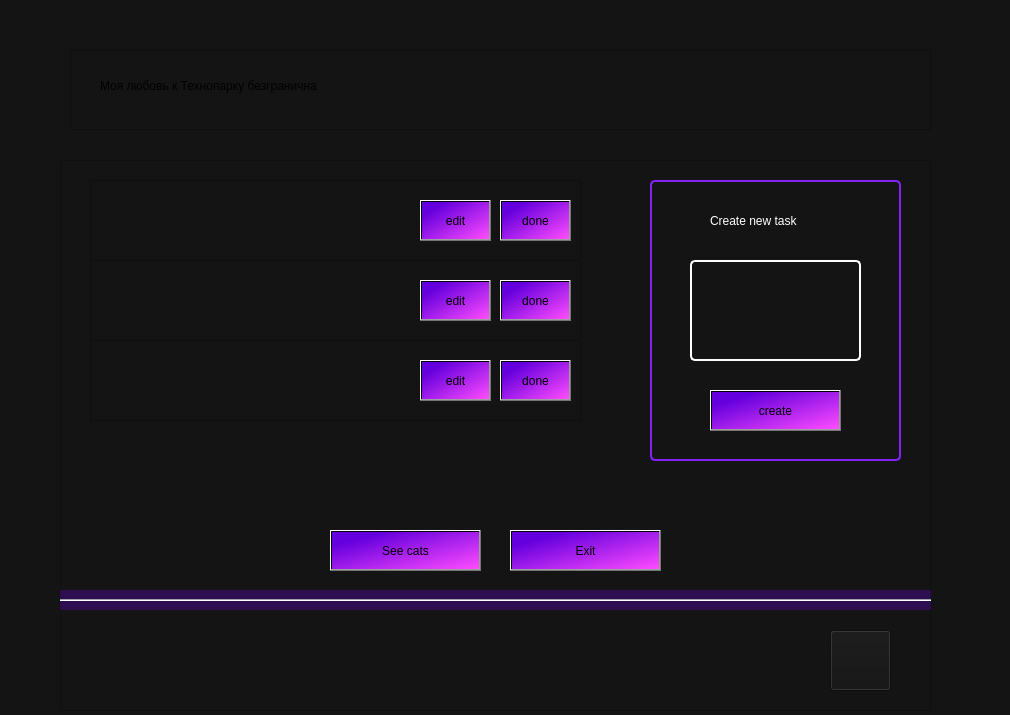
<?xml version="1.0" encoding="UTF-8"?>
<ui version="4.0">
 <class>planWindow</class>
 <widget class="QDialog" name="planWindow">
  <property name="geometry">
   <rect>
    <x>0</x>
    <y>0</y>
    <width>1010</width>
    <height>715</height>
   </rect>
  </property>
  <property name="windowTitle">
   <string>Dialog</string>
  </property>
  <property name="styleSheet">
   <string notr="true">background-color:rgb(20, 20, 20)</string>
  </property>
  <widget class="QFrame" name="quoteFrame">
   <property name="geometry">
    <rect>
     <x>70</x>
     <y>50</y>
     <width>861</width>
     <height>80</height>
    </rect>
   </property>
   <property name="frameShape">
    <enum>QFrame::StyledPanel</enum>
   </property>
   <property name="frameShadow">
    <enum>QFrame::Raised</enum>
   </property>
   <widget class="QLabel" name="quote">
    <property name="geometry">
     <rect>
      <x>30</x>
      <y>10</y>
      <width>761</width>
      <height>51</height>
     </rect>
    </property>
    <property name="styleSheet">
     <string notr="true"/>
    </property>
    <property name="text">
     <string>Моя любовь к Технопарку безгранична</string>
    </property>
   </widget>
   <widget class="QLabel" name="heart">
    <property name="geometry">
     <rect>
      <x>790</x>
      <y>15</y>
      <width>55</width>
      <height>41</height>
     </rect>
    </property>
    <property name="text">
     <string/>
    </property>
   </widget>
  </widget>
  <widget class="QFrame" name="frame">
   <property name="geometry">
    <rect>
     <x>60</x>
     <y>160</y>
     <width>871</width>
     <height>551</height>
    </rect>
   </property>
   <property name="frameShape">
    <enum>QFrame::StyledPanel</enum>
   </property>
   <property name="frameShadow">
    <enum>QFrame::Raised</enum>
   </property>
   <widget class="QPushButton" name="see_cats">
    <property name="geometry">
     <rect>
      <x>270</x>
      <y>370</y>
      <width>151</width>
      <height>41</height>
     </rect>
    </property>
    <property name="styleSheet">
     <string notr="true">background-color: qlineargradient(spread:pad, x1:0.159204, y1:0.205, x2:1, y2:1, stop:0 rgba(100, 0, 221, 255), stop:1 rgba(255, 76, 255, 255));</string>
    </property>
    <property name="text">
     <string>See cats</string>
    </property>
   </widget>
   <widget class="Line" name="line">
    <property name="geometry">
     <rect>
      <x>-10</x>
      <y>430</y>
      <width>891</width>
      <height>20</height>
     </rect>
    </property>
    <property name="styleSheet">
     <string notr="true">background-color: qlineargradient(spread:pad, x1:0.239, y1:0.210636, x2:1, y2:1, stop:1 rgba(100, 0, 221, 79))</string>
    </property>
    <property name="orientation">
     <enum>Qt::Horizontal</enum>
    </property>
   </widget>
   <widget class="QPushButton" name="pushButton_2">
    <property name="geometry">
     <rect>
      <x>450</x>
      <y>370</y>
      <width>151</width>
      <height>41</height>
     </rect>
    </property>
    <property name="styleSheet">
     <string notr="true">background-color: qlineargradient(spread:pad, x1:0.159204, y1:0.205, x2:1, y2:1, stop:0 rgba(100, 0, 221, 255), stop:1 rgba(255, 76, 255, 255));</string>
    </property>
    <property name="text">
     <string>Exit</string>
    </property>
   </widget>
   <widget class="QLabel" name="profileImg">
    <property name="geometry">
     <rect>
      <x>60</x>
      <y>470</y>
      <width>71</width>
      <height>61</height>
     </rect>
    </property>
    <property name="styleSheet">
     <string notr="true"/>
    </property>
    <property name="text">
     <string/>
    </property>
   </widget>
   <widget class="QLabel" name="userNameLable">
    <property name="geometry">
     <rect>
      <x>140</x>
      <y>470</y>
      <width>111</width>
      <height>51</height>
     </rect>
    </property>
    <property name="text">
     <string/>
    </property>
   </widget>
   <widget class="QPushButton" name="settingsButton">
    <property name="geometry">
     <rect>
      <x>770</x>
      <y>470</y>
      <width>61</width>
      <height>61</height>
     </rect>
    </property>
    <property name="text">
     <string/>
    </property>
   </widget>
   <widget class="QFrame" name="taskFrame_1">
    <property name="geometry">
     <rect>
      <x>30</x>
      <y>20</y>
      <width>491</width>
      <height>81</height>
     </rect>
    </property>
    <property name="styleSheet">
     <string notr="true"/>
    </property>
    <property name="frameShape">
     <enum>QFrame::StyledPanel</enum>
    </property>
    <property name="frameShadow">
     <enum>QFrame::Raised</enum>
    </property>
    <widget class="QLabel" name="numberLabel_1">
     <property name="geometry">
      <rect>
       <x>20</x>
       <y>20</y>
       <width>41</width>
       <height>41</height>
      </rect>
     </property>
     <property name="styleSheet">
      <string notr="true"/>
     </property>
     <property name="text">
      <string/>
     </property>
    </widget>
    <widget class="QLabel" name="taskLabel_1">
     <property name="geometry">
      <rect>
       <x>70</x>
       <y>20</y>
       <width>201</width>
       <height>41</height>
      </rect>
     </property>
     <property name="maximumSize">
      <size>
       <width>16777215</width>
       <height>16777215</height>
      </size>
     </property>
     <property name="styleSheet">
      <string notr="true"/>
     </property>
     <property name="text">
      <string/>
     </property>
    </widget>
    <widget class="QPushButton" name="done_1">
     <property name="geometry">
      <rect>
       <x>410</x>
       <y>20</y>
       <width>71</width>
       <height>41</height>
      </rect>
     </property>
     <property name="styleSheet">
      <string notr="true">background-color: qlineargradient(spread:pad, x1:0.159204, y1:0.205, x2:1, y2:1, stop:0 rgba(100, 0, 221, 255), stop:1 rgba(255, 76, 255, 255));</string>
     </property>
     <property name="text">
      <string>done</string>
     </property>
    </widget>
    <widget class="QPushButton" name="edit_1">
     <property name="geometry">
      <rect>
       <x>330</x>
       <y>20</y>
       <width>71</width>
       <height>41</height>
      </rect>
     </property>
     <property name="styleSheet">
      <string notr="true">background-color: qlineargradient(spread:pad, x1:0.159204, y1:0.205, x2:1, y2:1, stop:0 rgba(100, 0, 221, 255), stop:1 rgba(255, 76, 255, 255));</string>
     </property>
     <property name="text">
      <string>edit</string>
     </property>
    </widget>
   </widget>
   <widget class="QFrame" name="taskFrame_2">
    <property name="geometry">
     <rect>
      <x>30</x>
      <y>100</y>
      <width>491</width>
      <height>81</height>
     </rect>
    </property>
    <property name="styleSheet">
     <string notr="true"/>
    </property>
    <property name="frameShape">
     <enum>QFrame::StyledPanel</enum>
    </property>
    <property name="frameShadow">
     <enum>QFrame::Raised</enum>
    </property>
    <widget class="QLabel" name="numberLabel_2">
     <property name="geometry">
      <rect>
       <x>20</x>
       <y>20</y>
       <width>41</width>
       <height>41</height>
      </rect>
     </property>
     <property name="styleSheet">
      <string notr="true"/>
     </property>
     <property name="text">
      <string/>
     </property>
    </widget>
    <widget class="QLabel" name="taskLabel_2">
     <property name="geometry">
      <rect>
       <x>70</x>
       <y>20</y>
       <width>201</width>
       <height>41</height>
      </rect>
     </property>
     <property name="styleSheet">
      <string notr="true"/>
     </property>
     <property name="text">
      <string/>
     </property>
    </widget>
    <widget class="QPushButton" name="edit_2">
     <property name="geometry">
      <rect>
       <x>330</x>
       <y>20</y>
       <width>71</width>
       <height>41</height>
      </rect>
     </property>
     <property name="styleSheet">
      <string notr="true">background-color: qlineargradient(spread:pad, x1:0.159204, y1:0.205, x2:1, y2:1, stop:0 rgba(100, 0, 221, 255), stop:1 rgba(255, 76, 255, 255));</string>
     </property>
     <property name="text">
      <string>edit</string>
     </property>
    </widget>
    <widget class="QPushButton" name="done_2">
     <property name="geometry">
      <rect>
       <x>410</x>
       <y>20</y>
       <width>71</width>
       <height>41</height>
      </rect>
     </property>
     <property name="styleSheet">
      <string notr="true">background-color: qlineargradient(spread:pad, x1:0.159204, y1:0.205, x2:1, y2:1, stop:0 rgba(100, 0, 221, 255), stop:1 rgba(255, 76, 255, 255));</string>
     </property>
     <property name="text">
      <string>done</string>
     </property>
    </widget>
   </widget>
   <widget class="QFrame" name="taskFrame_3">
    <property name="geometry">
     <rect>
      <x>30</x>
      <y>180</y>
      <width>491</width>
      <height>81</height>
     </rect>
    </property>
    <property name="styleSheet">
     <string notr="true"/>
    </property>
    <property name="frameShape">
     <enum>QFrame::StyledPanel</enum>
    </property>
    <property name="frameShadow">
     <enum>QFrame::Raised</enum>
    </property>
    <widget class="QLabel" name="numberLabel_3">
     <property name="geometry">
      <rect>
       <x>20</x>
       <y>20</y>
       <width>41</width>
       <height>41</height>
      </rect>
     </property>
     <property name="styleSheet">
      <string notr="true"/>
     </property>
     <property name="text">
      <string/>
     </property>
    </widget>
    <widget class="QLabel" name="taskLabel_3">
     <property name="geometry">
      <rect>
       <x>70</x>
       <y>20</y>
       <width>201</width>
       <height>41</height>
      </rect>
     </property>
     <property name="styleSheet">
      <string notr="true"/>
     </property>
     <property name="text">
      <string/>
     </property>
    </widget>
    <widget class="QPushButton" name="edit_3">
     <property name="geometry">
      <rect>
       <x>330</x>
       <y>20</y>
       <width>71</width>
       <height>41</height>
      </rect>
     </property>
     <property name="styleSheet">
      <string notr="true">background-color: qlineargradient(spread:pad, x1:0.159204, y1:0.205, x2:1, y2:1, stop:0 rgba(100, 0, 221, 255), stop:1 rgba(255, 76, 255, 255));</string>
     </property>
     <property name="text">
      <string>edit</string>
     </property>
    </widget>
    <widget class="QPushButton" name="done_3">
     <property name="geometry">
      <rect>
       <x>410</x>
       <y>20</y>
       <width>71</width>
       <height>41</height>
      </rect>
     </property>
     <property name="styleSheet">
      <string notr="true">background-color: qlineargradient(spread:pad, x1:0.159204, y1:0.205, x2:1, y2:1, stop:0 rgba(100, 0, 221, 255), stop:1 rgba(255, 76, 255, 255));</string>
     </property>
     <property name="text">
      <string>done</string>
     </property>
    </widget>
   </widget>
   <widget class="QLabel" name="taskLabel_4">
    <property name="geometry">
     <rect>
      <x>590</x>
      <y>20</y>
      <width>251</width>
      <height>281</height>
     </rect>
    </property>
    <property name="maximumSize">
     <size>
      <width>16777215</width>
      <height>16777215</height>
     </size>
    </property>
    <property name="styleSheet">
     <string notr="true">border: 2px solid rgb(128, 35, 243);
border-radius: 5px;</string>
    </property>
    <property name="text">
     <string/>
    </property>
   </widget>
   <widget class="QTextEdit" name="text_of_new_task">
    <property name="geometry">
     <rect>
      <x>630</x>
      <y>100</y>
      <width>171</width>
      <height>101</height>
     </rect>
    </property>
    <property name="styleSheet">
     <string notr="true">background-color:rgb(20, 20, 20);
color:white;
border: 2px solid white;
border-radius:5px;
</string>
    </property>
   </widget>
   <widget class="QLabel" name="label">
    <property name="geometry">
     <rect>
      <x>650</x>
      <y>40</y>
      <width>151</width>
      <height>41</height>
     </rect>
    </property>
    <property name="styleSheet">
     <string notr="true">color:white;</string>
    </property>
    <property name="text">
     <string>Create new task</string>
    </property>
   </widget>
   <widget class="QPushButton" name="create">
    <property name="geometry">
     <rect>
      <x>650</x>
      <y>230</y>
      <width>131</width>
      <height>41</height>
     </rect>
    </property>
    <property name="styleSheet">
     <string notr="true">background-color: qlineargradient(spread:pad, x1:0.159204, y1:0.205, x2:1, y2:1, stop:0 rgba(100, 0, 221, 255), stop:1 rgba(255, 76, 255, 255));</string>
    </property>
    <property name="text">
     <string>create</string>
    </property>
   </widget>
  </widget>
 </widget>
 <resources/>
 <connections/>
</ui>
